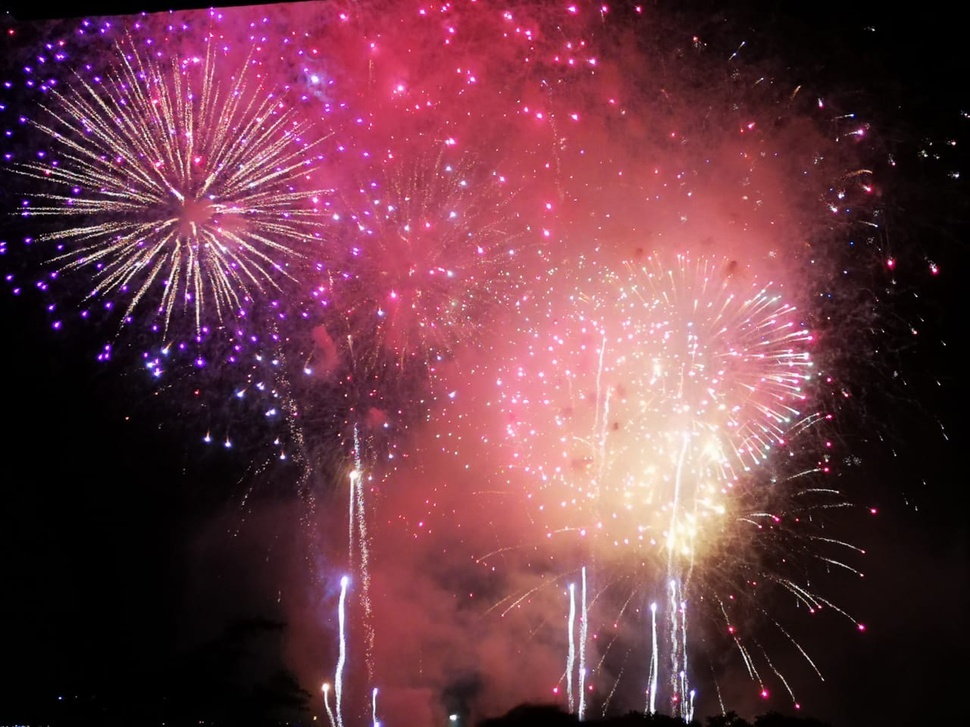
#> input picture publicSource/images/fireworks.jpeg, 970 x 727 px, shrunk from 1280 x 960 before the run
$ python comparing.py
#> lines starting #> are read from the running program, lines starting #| are printed output that depends on the picture
import cv2
from matplotlib import pyplot as plt
import numpy as np


def imshow(text="Text", image=None, size=14):
    w, h = image.shape[:2]
    aspect_ratio = w / h
    plt.figure(figsize=(size * aspect_ratio, size))
    plt.imshow(cv2.cvtColor(image, cv2.COLOR_BGR2RGB))
    plt.title(text)
    plt.show()


def mse(image1, image2):
    # Images must be of the same dimension
    error = np.sum((image1.astype("float") - image2.astype("float")) ** 2)
    error /= float(image1.shape[0] * image1.shape[1])

    return error

def compare(image1, image2):
  image1 = cv2.cvtColor(image1, cv2.COLOR_BGR2GRAY)
  image2 = cv2.cvtColor(image2, cv2.COLOR_BGR2GRAY)
  print('MSE = {:.2f}'.format(mse(image1, image2)))

fireworks1 = cv2.imread('../publicSource/images/fireworks.jpeg')
#> fireworks1 is the input picture: shape (727, 970, 3); mean B, G, R 68.2, 56.8, 105.7
fireworks2 = cv2.imread('../publicSource/images/fireworks2.jpeg')
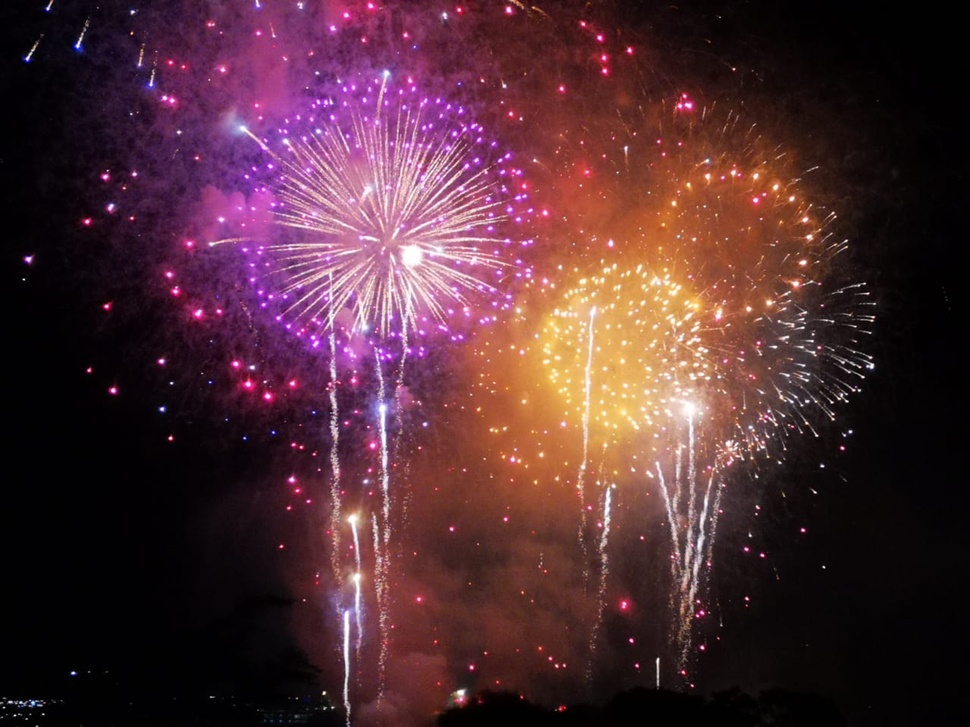
#> input picture publicSource/images/fireworks2.jpeg, 970 x 727 px, shrunk from 1280 x 960 before the run
#> fireworks2 is the input picture: shape (727, 970, 3); mean B, G, R 51.8, 44.5, 79.4

M = np.ones(fireworks1.shape, dtype = "uint8") * 100
fireworks1b = cv2.add(fireworks1, M)
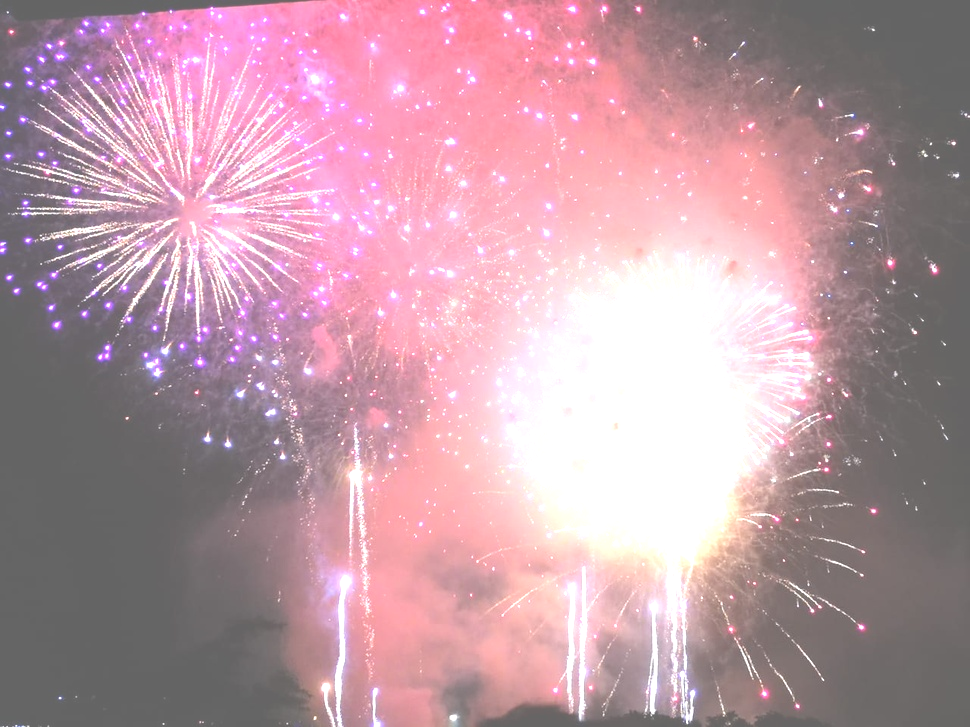
#> fireworks1b: shape (727, 970, 3); mean B, G, R 164.7, 153.4, 188.8

imshow("fireworks 1", fireworks1)
imshow("Increasing Brightness", fireworks1b)
imshow("fireworks 2", fireworks2)
